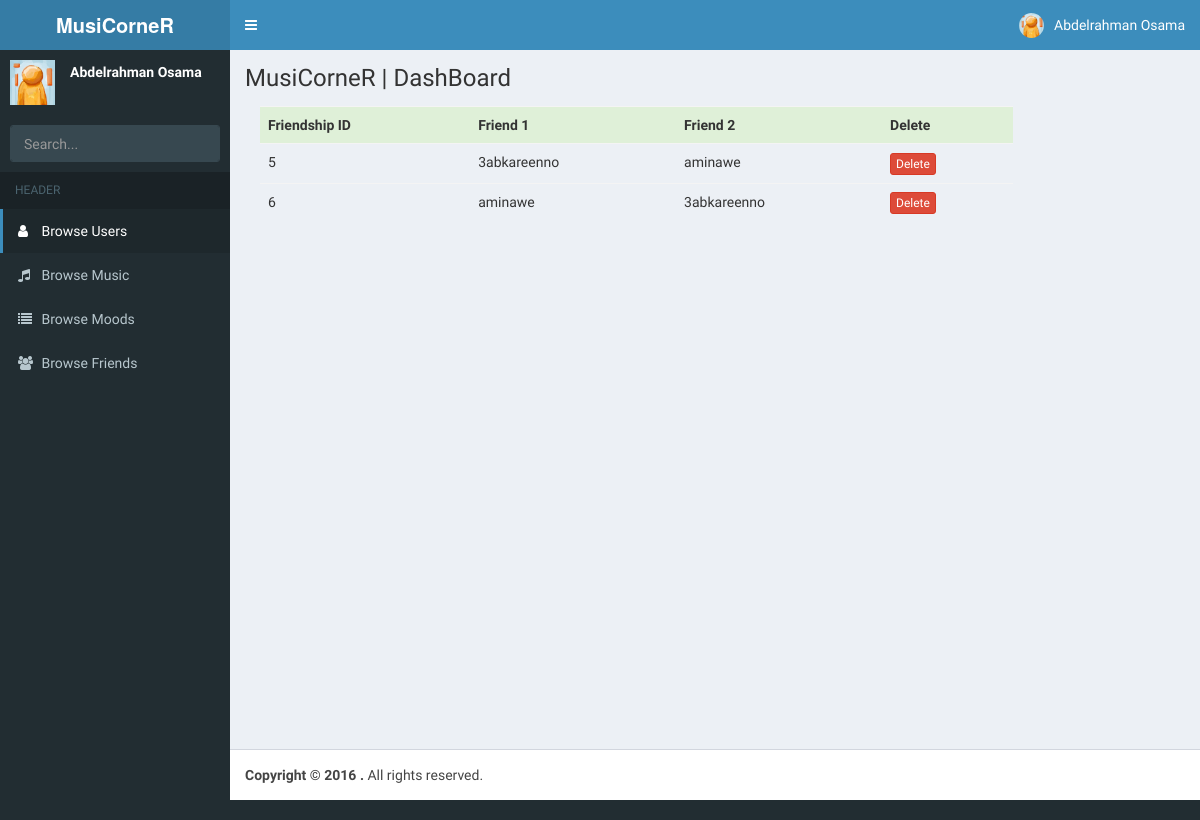
Screenshot of /dashboard/friends_list.php (signed in) with the database file from the repository.
### tables this page shows
CREATE TABLE `users` (
  `id` int(15) NOT NULL,
  `full name` text NOT NULL,
  `username` varchar(150) NOT NULL,
  `email` varchar(150) NOT NULL,
  `password` varchar(150) NOT NULL,
  `profile picture` varchar(250) NOT NULL,
  `role` text NOT NULL
);

CREATE TABLE `friends` (
  `id` int(15) NOT NULL,
  `friend1_id` int(15) NOT NULL,
  `friend2_id` int(15) NOT NULL
);

### dashboard/friends_list.php (the view, shortened to what this page needs)
<?php session_start();
	include '../includes/connection.php';
	if(isset($_SESSION['email']) && isset($_SESSION['password']) == true){
		$current_email = $_SESSION['email'];
		$homepage_query = "SELECT * FROM `users` WHERE `email` = '$current_email'";
		$result = mysqli_query($connection, $homepage_query);
			while($rows = mysqli_fetch_array($result)){
				if(mysqli_num_rows($result) == 1 ){
					$fullname = $rows['full name'];
					$profile_pic = $rows['profile picture'];
				}
			}
	} else {
		header('Location: home.php');
	}
?>
<!DOCTYPE html>
<html>
  <head>
    <link rel="stylesheet" href="bootstrap/css/bootstrap.min.css">
    <link rel="stylesheet" href="https://cdnjs.cloudflare.com/ajax/libs/font-awesome/4.5.0/css/font-awesome.min.css">
    <link rel="stylesheet" href="https://cdnjs.cloudflare.com/ajax/libs/ionicons/2.0.1/css/ionicons.min.css">
    <link rel="stylesheet" href="dist/css/AdminLTE.min.css">
    <link rel="stylesheet" href="dist/css/skins/skin-blue.min.css">
  </head>
  <body class="hold-transition skin-blue sidebar-mini">
    <div class="wrapper">
			<?php include "includes/header.php" ?>
			<?php include "includes/sidebar.php" ?>
      <div class="content-wrapper">
        <section class="content-header">
          <h1>
            MusiCorneR | DashBoard
          </h1>
        </section>
				<section class="clearfix content">
					<div class="col-md-10">
						<table class="table table-hover">
							<tr class="success active">
								<th>Friendship ID</th>
								<th>Friend 1</th>
                <th>Friend 2</th>
								<th>Delete</th>
							</tr>
							<?php
								$get_friends_query = "SELECT * FROM `friends` WHERE 1";
								$fire_get_friends = mysqli_query($connection, $get_friends_query);
								while ($friend = mysqli_fetch_array($fire_get_friends)) {
									$friend_id = $friend['id'];
									$friend_1 = $friend['friend1_id'];
                  $friend_2 = $friend['friend2_id'];
                  if($friend_1 != ''){
                    $get_friend1_query = "SELECT * FROM `users` WHERE `id` = '$friend_1'";
                    $result = mysqli_query($connection, $get_friend1_query);
              			while($rows = mysqli_fetch_array($result)){
                        $friend_1 = $rows['username'];
                    }
                  }
                  if($friend_2 != ''){
                    $get_friend2_query = "SELECT * FROM `users` WHERE `id` = '$friend_2'";
                    $result = mysqli_query($connection, $get_friend2_query);
              			while($rows = mysqli_fetch_array($result)){
                        $friend_2 = $rows['username'];
                    }
                  }
									echo '<tr>
													<td>'.$friend_id.'</td>
													<td>'.$friend_1.'</td>
                          <td>'.$friend_2.'</td>
													<td><a href="friends_list.php?delete='.$friend_id.'" class="btn btn-danger btn-xs">Delete</a></td>
												</tr>';
								}
							 ?>
						</table>
					</div>
				</section>
      </div>
      <?php echo include 'includes/footer.php'; ?>
    </div>
  </body>
</html>

### dashboard/includes/header.php (shortened to what this page needs)
<header class="main-header">
  <a href="index.php" class="logo">
    <span class="logo-lg"><b>MusiCorneR</b></span>
  </a>
  <nav class="navbar navbar-static-top">
    <a href="#" class="sidebar-toggle" data-toggle="offcanvas" role="button">
    </a>
    <div class="navbar-custom-menu">
      <ul class="nav navbar-nav">
        <li class="dropdown user user-menu">
          <a href="#" class="dropdown-toggle" data-toggle="dropdown">
            <?php echo '<img src="../'.$profile_pic.'" class="user-image" alt="User Image">'; ?>
            <?php echo '<span class="hidden-xs">'.$fullname.'</span>'; ?>
          </a>
        </li>
      </ul>
    </div>
  </nav>
</header>

### dashboard/includes/sidebar.php (shortened to what this page needs)
<aside class="main-sidebar">
  <section class="sidebar">
    <div class="user-panel">
      <div class="pull-left image">
        <?php echo '<img src="../'.$profile_pic.'" class="user-circle" alt="User Image">'; ?>
      </div>
      <div class="pull-left info">
        <?php echo '<p>'.$fullname.'</p>' ?>
      </div>
    </div>
    <?php
      $search = '';
      echo '<form action="search_result.php?search='.$search.'" method="get" class="sidebar-form">';
    ?>
      <div class="input-group">
        <input name="search" type="text" name="q" class="form-control" placeholder="Search...">
      </div>
    </form>
    <ul class="sidebar-menu">
      <li class="header">HEADER</li>
      <li class="active"><a href="users_list.php"><i class="fa fa-user"></i> <span>Browse Users</span></a></li>
      <li><a href="music_list.php"><i class="fa fa-music"></i> <span>Browse Music</span></a></li>
      <li><a href="moods_list.php"><i class="fa fa-list"></i> <span>Browse Moods</span></a></li>
      <li><a href="friends_list.php"><i class="fa fa-users"></i> <span>Browse Friends</span></a></li>
    </ul>
  </section>
</aside>

### rows the page displays
users: profile picture (placeholder picture), full name "Abdelrahman Osama"
friends: id "5", users.username "3abkareenno", users.username "aminawe"
friends: id "6", users.username "aminawe", users.username "3abkareenno"
